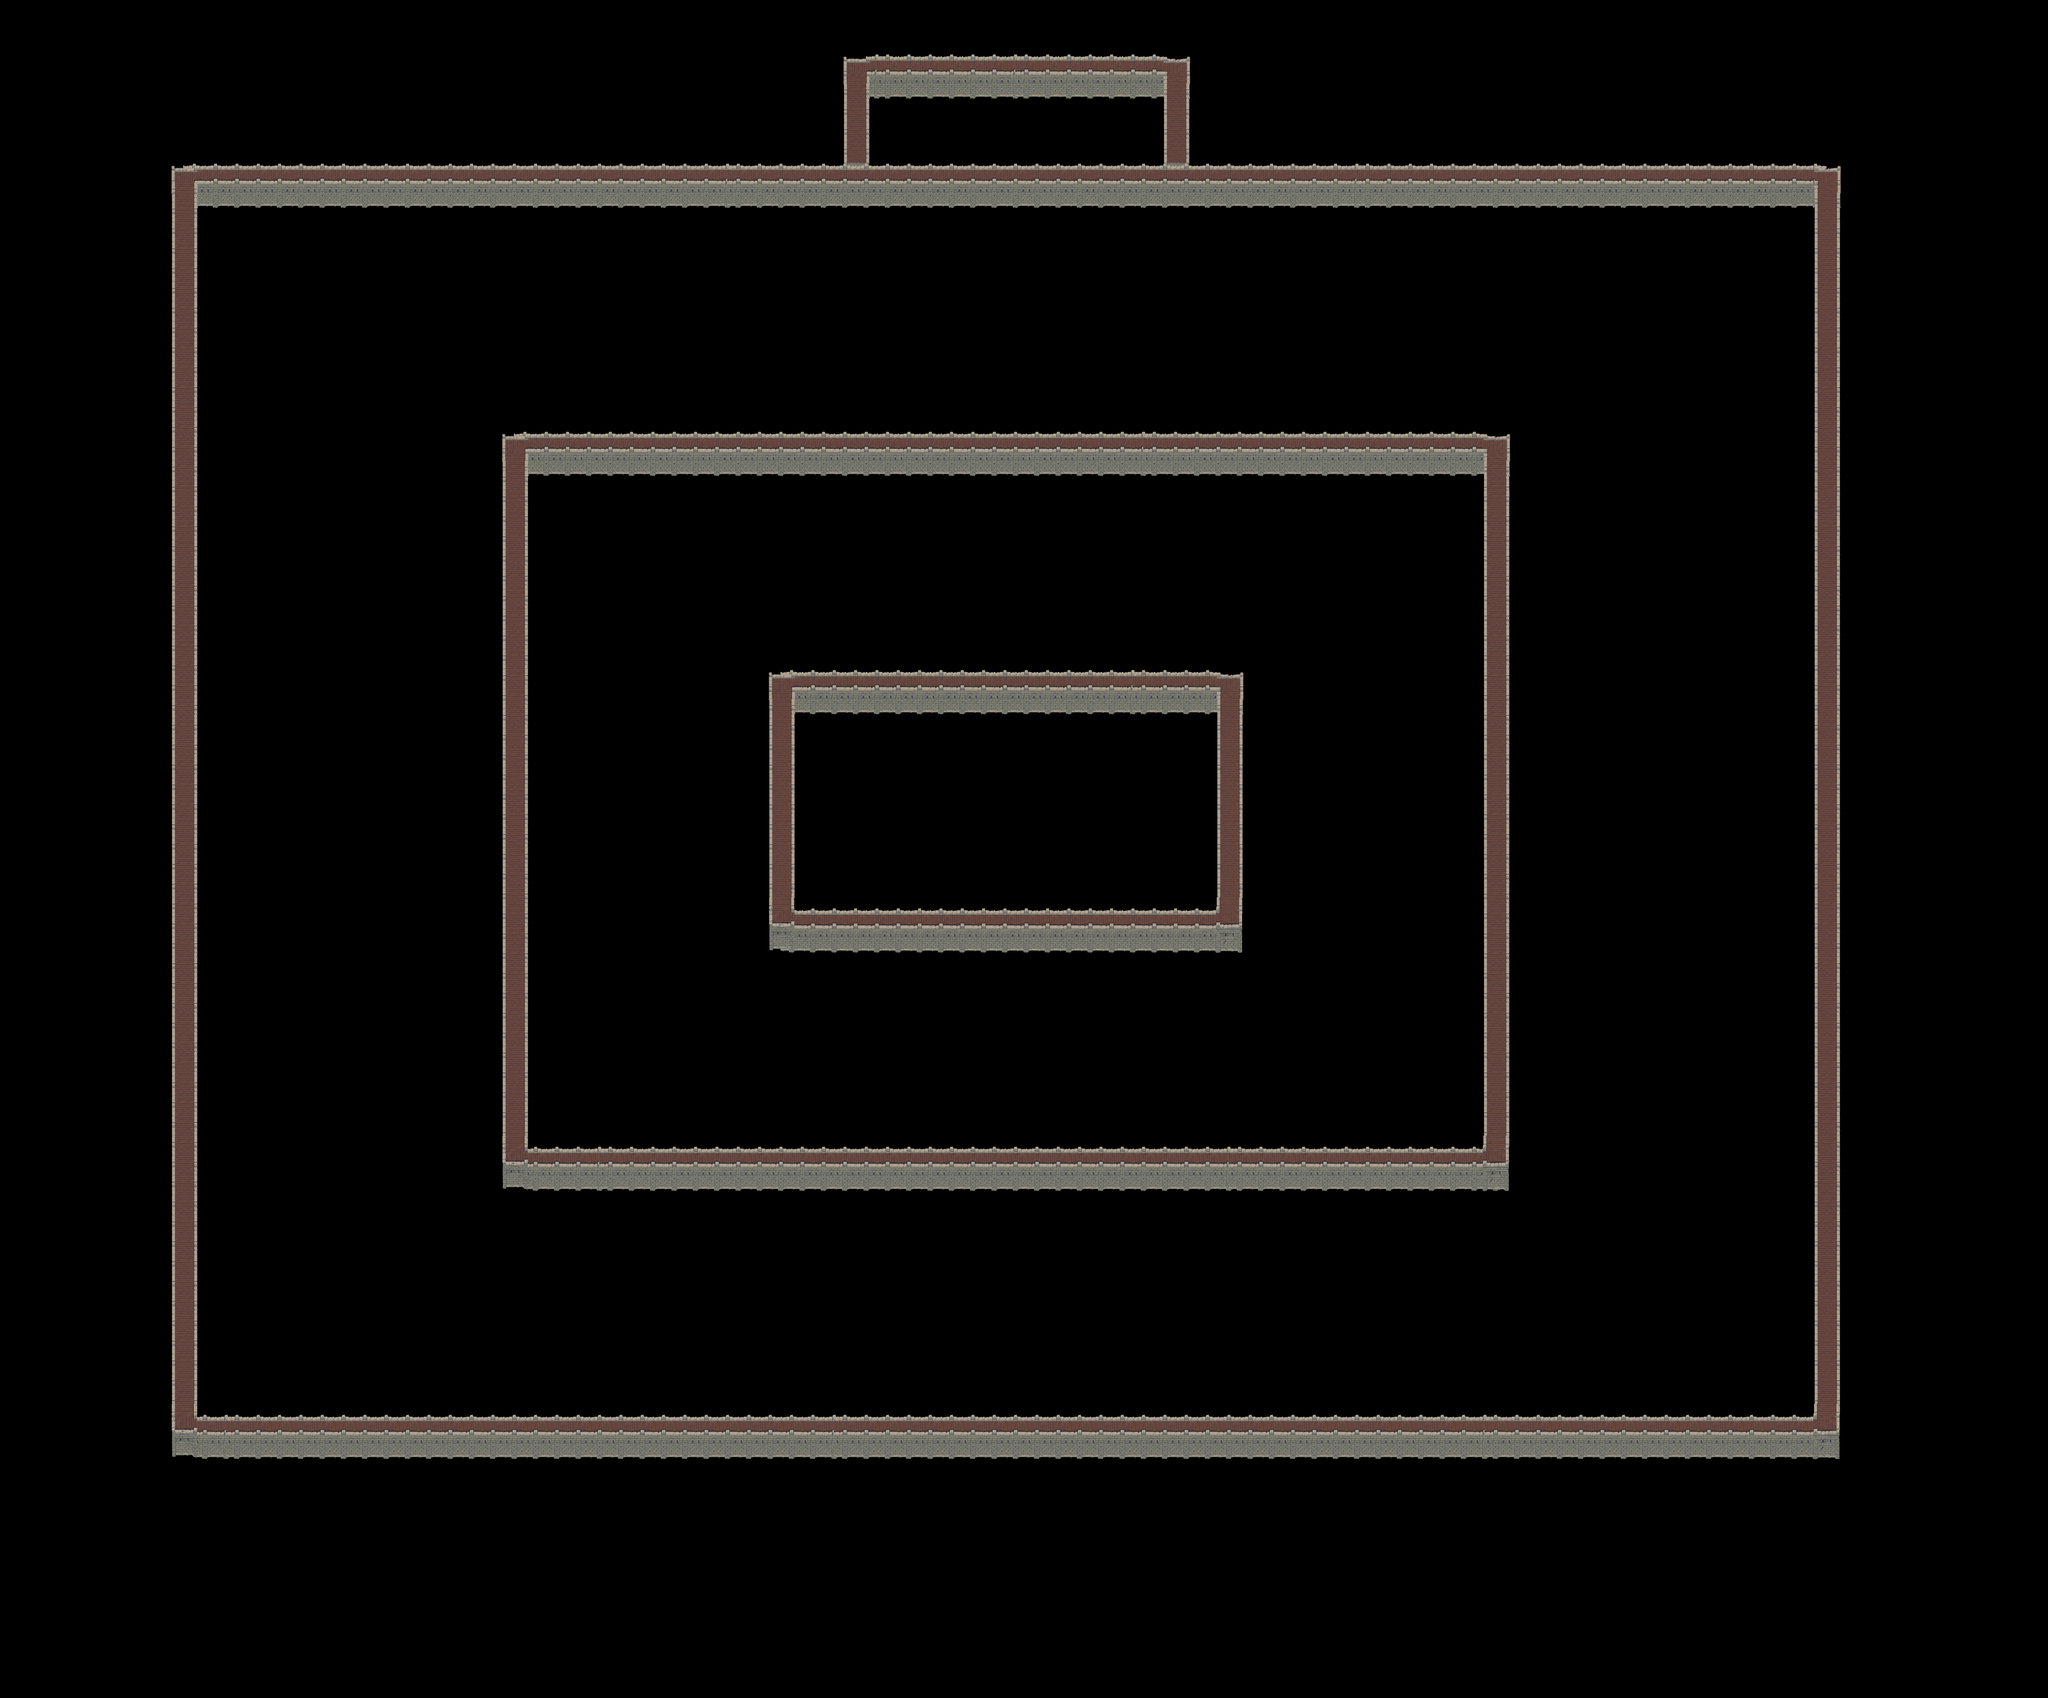

Below is a game level as drawn by its tile map, then a one-line description and the .tmx that defines it (tile-layer data replaced by summaries):
An orthogonal 192x171 tile map with 29x27 px tiles, 3 tile layers (wall_h, wall_Y, corners), 3 tilesets.

<map version="1.11" tiledversion="1.12.2" orientation="orthogonal" renderorder="right-down" width="192" height="171" tilewidth="29" tileheight="27" infinite="0" nextlayerid="4" nextobjectid="1">
 <properties>
  <property name="origin_x" type="float" value="-16" />
  <property name="origin_y" type="float" value="-16" />
 </properties>
 <tileset firstgid="1" name="wall_h" tilewidth="70" tileheight="122" tilecount="1" columns="0">
  <tile id="0">
   <properties>
    <property name="section_type" value="wall_h" />
   </properties>
   <image source="tiles_scaled/wall_h.png" width="70" height="122" />
  </tile>
 </tileset>
 <tileset firstgid="2" name="wall_Y" tilewidth="74" tileheight="105" tilecount="1" columns="0">
  <tile id="0">
   <properties>
    <property name="section_type" value="wall_Y" />
   </properties>
   <image source="tiles_scaled/wall_Y.png" width="74" height="105" />
  </tile>
 </tileset>
 <tileset firstgid="3" name="corners" tilewidth="77" tileheight="155" tilecount="4" columns="0">
  <tile id="0">
   <properties>
    <property name="section_type" value="corner_ul" />
   </properties>
   <image source="tiles_scaled/corner_ul.png" width="77" height="117" />
  </tile>
  <tile id="1">
   <properties>
    <property name="section_type" value="corner_ur" />
   </properties>
   <image source="tiles_scaled/corner_ur.png" width="77" height="117" />
  </tile>
  <tile id="2">
   <properties>
    <property name="section_type" value="corner_dl" />
   </properties>
   <image source="tiles_scaled/corner_dl.png" width="72" height="155" />
  </tile>
  <tile id="3">
   <properties>
    <property name="section_type" value="corner_dr" />
   </properties>
   <image source="tiles_scaled/corner_dr.png" width="72" height="155" />
  </tile>
 </tileset>
 <layer id="1" name="wall_h" width="192" height="171">
  <data>[32832 cells, 302 non-empty, 1 distinct tile ids]</data>
 </layer>
 <layer id="2" name="wall_Y" width="192" height="171">
  <data>[32832 cells, 238 non-empty, 6 distinct tile ids]</data>
 </layer>
 <layer id="3" name="corners" width="192" height="171">
  <data>[32832 cells, 2 non-empty, 2 distinct tile ids]</data>
 </layer>
</map>
